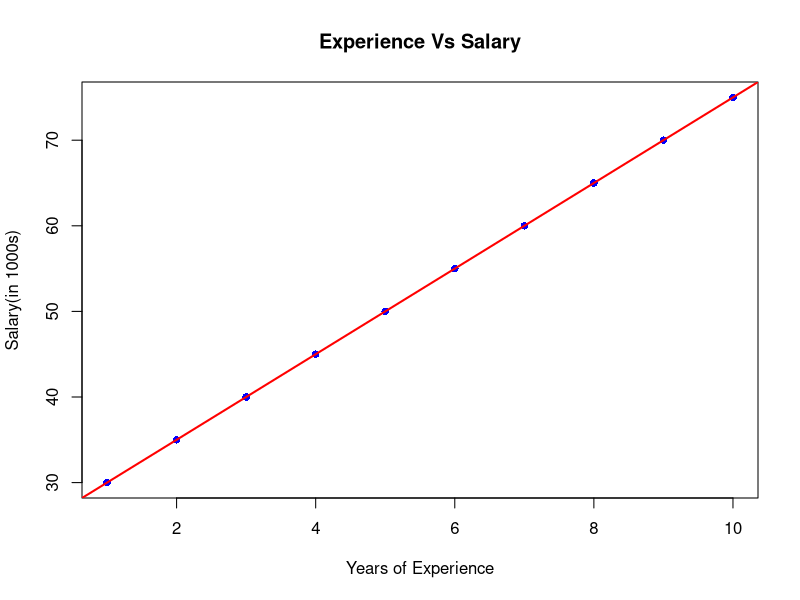
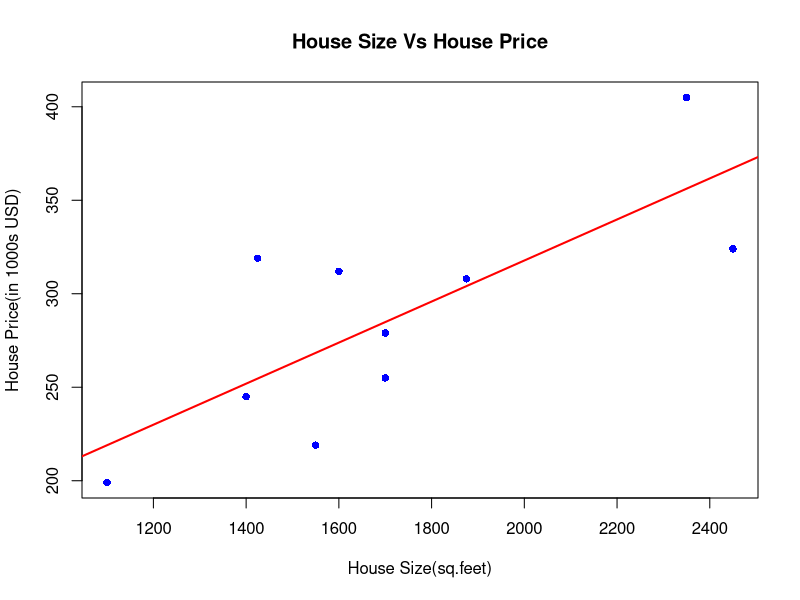

These figures' R source, in order:
# Create a simple linear regression  model using lm() function
# (i) Load Data
# Create a simple dataset
experience<-c(1,2,3,4,5,6,7,8,9,10)    # Independent variable (X)
salary<-c(30,35,40,45,50,55,60,65,70,75)  # Dependent Variable (Y)
# Combine them into a dataframe
data<-data.frame(experience,salary)

# (ii) Visualise the Data
# Scatter Plot of experience vs salary
plot(data$experience,data$salary,main="Experience Vs Salary",
     xlab="Years of Experience", ylab="Salary(in 1000s)",
     pch=16, col="blue")

# (iii) Fit the Linear Regression
model<-lm(salary~ experience, data= data)
model

# (iv) Analyse the model
# Summary of the model
summary(model)

# (v) Visualize the regression line
# Add the regression line to the plot
abline(model, col="red", lwd=2)

# (vi) Make Predictions
# Predict the salary for someone with 12 years of experience
new_data<-data.frame(experience=12)
predicted_salary<-predict(model, new_data)
print(predicted_salary)

# Example 2: Predicting HousePrices based on size
# (i) Load the data
# Sample data: House size(in sq.feet) and prices in (in 1000s dollars)
house_size<-c(1400,1600,1700,1875,1100,1550,2350,2450,1425,1700)
house_price<-c(245,312,279,308,199,219,405,324,319,255)
# Combine into a data frame
data<-data.frame(house_size,house_price)

# (ii) Visualize the data
# Scatter Plot of House Size Vs House Price
plot(data$house_size, data$house_price,
     main="House Size Vs House Price",
     xlab="House Size(sq.feet)",
     ylab="House Price(in 1000s USD)",
     pch=16 ,col="blue")
# (iii) Fit the linear regression model
model<-lm(house_price~ house_size, data=data)
print(model)
# (iv) Analyze  the model
summary(model)

# (v) Visualize the regression Line
#plotting the regression line on the scatter plot
abline(model, col="red", lwd=2)

# (vi) Make Predictions
# Predict the price for a house of size 2000 sq feet 
new_data<-data.frame(house_size=2000)
predicted_price<-predict(model,new_data)
predicted_price

# (vii) Evaluate the Model
# the summary(model) function displays the following 
# (i) Intercept(98.24): When house size is zero, this house price is 
# estimated which is not relevant
# (ii) Slope(0.1097): For every additional sq. feet of house size,the
# price increases by about 0.1097 thousand USD(or $109.7)
# (iii) R-Squared :(0.5808):This means that about 58.08% variation in
# house price is explained by the size of the house
# (iv) p-value(0.010):the small p-value indicates that the house size
# is a significant predictor of the house price
# the coefficient of house_size is significant at 0.05 level



# Multiple Linear Regression
# Example: Predict House Prices based on Size,Bedrooms, and Age,
# Use a  dataset where house price is the dependent variable and,
# house size,number of bedrooms and age of the house are independent variables
#(i) Load the data
# House size in (sq feet), Bedrooms, Age of the house(yrs),
# price(in 1000s USD)
house_size<-c(2100,1600,2400,1416,3000,1985,1530,2200,2600,2100)
bedrooms<-c(5,3,4,2,4,3,3,4,4,5)
house_age<-c(10,15,5,20,2,7,25,8,3,12)
house_price<-c(460,315,420,210,560,410,315,450,525,490)
# combine into a data frame
data<-data.frame(house_size,bedrooms,house_age,house_price)
data
# (ii) Fit the Multiple Regression Model 
model1<-lm(house_price~house_size+bedrooms+house_age,
           data=data)
# (iii) Analyze the model
summary(model1)
# Make Predictions
# Predict the price for a house with 2500 sq.feet, 4 bedrooms, and 10 years old
new_data<-data.frame(house_size=2500, bedrooms=4, house_age=10)
predicted_price<-predict(model1,new_data)
print(predicted_price)

#Evaluate the model
#(i) Intercept_(-35.28) This is baseline house price when all predictor variables are zero(which is not meaninful in our context)
# (ii) House_size coefficient (0.1381):for every a

